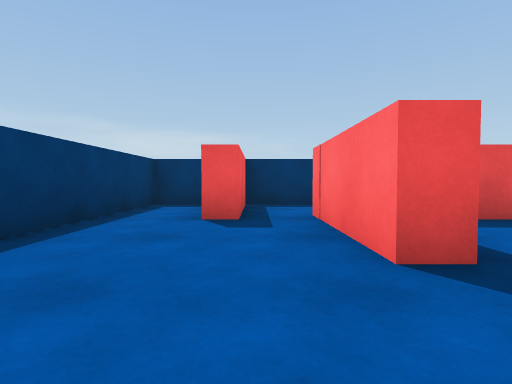
view 1 (above)

23 first-person views from a walk through a Unity game level. The camera is 0.51 m above the floor, tilts 2° down and sees 80° across. The floor is counted in squares, 1 m on a side. Each view is taken from the middle of a square. On the plan, view 1 faces up. The plan holds only what a view shows up to about 9 squares ahead; the rest is blank. The player is left out.

view 2
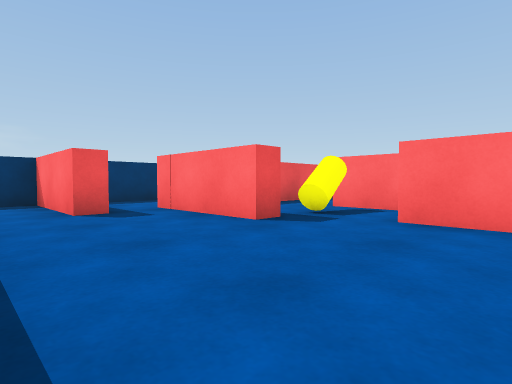

view 3
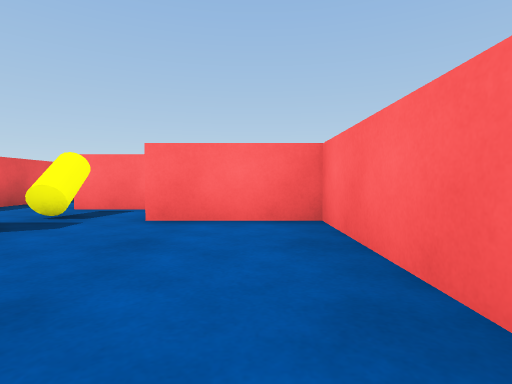

view 4
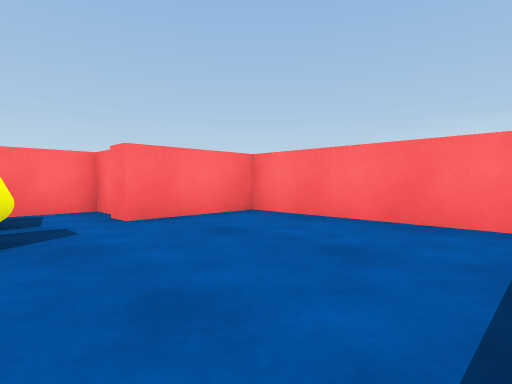

view 5
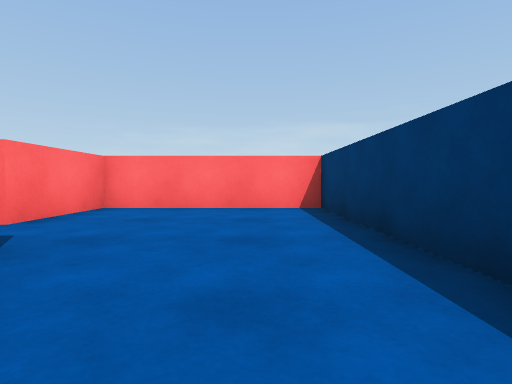

view 6
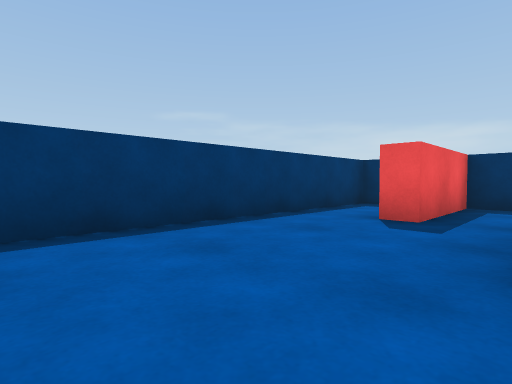

view 7
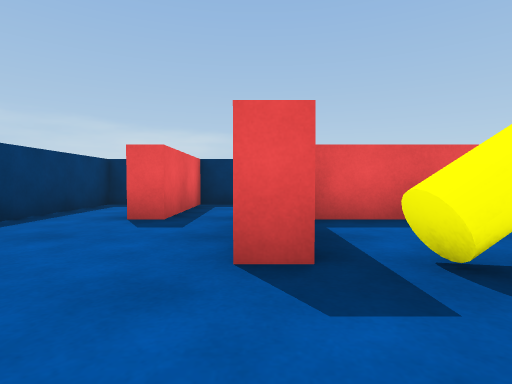

view 8
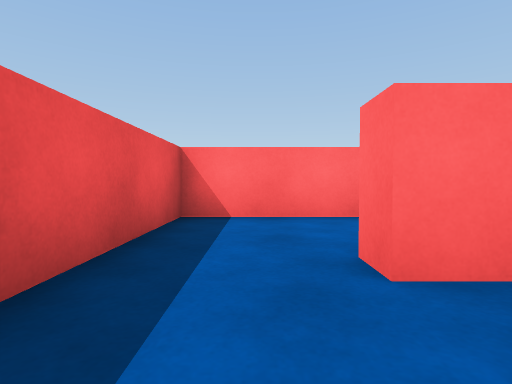

view 9
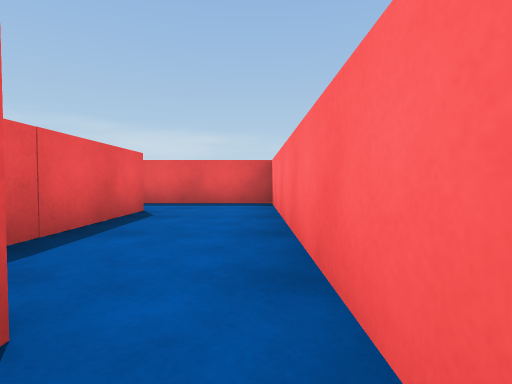

view 10
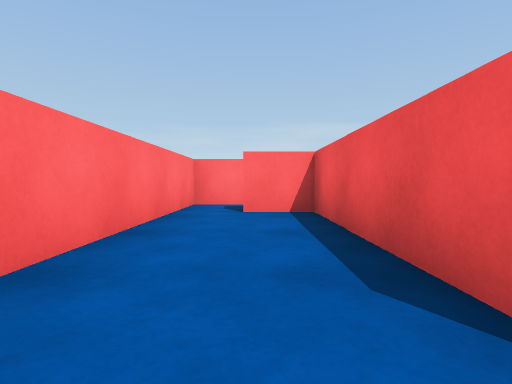

view 11
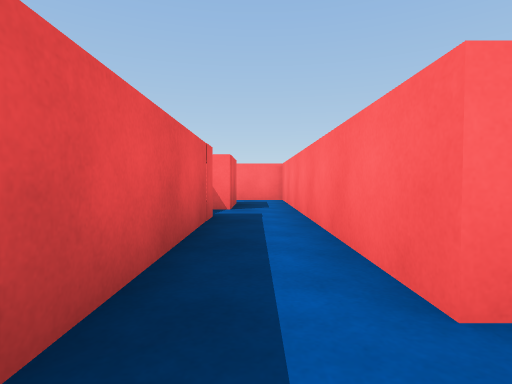

view 12
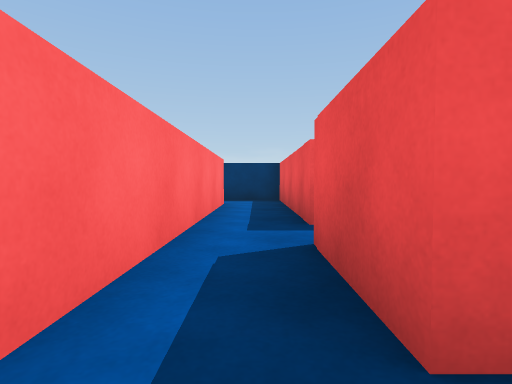

view 13
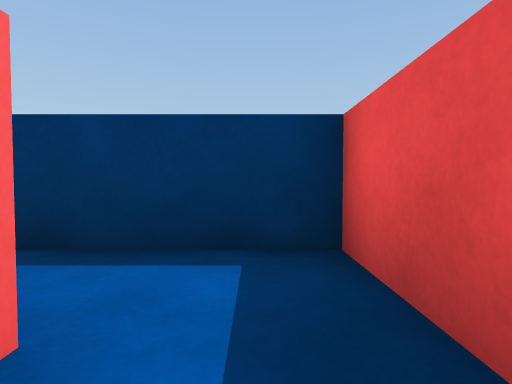

view 14
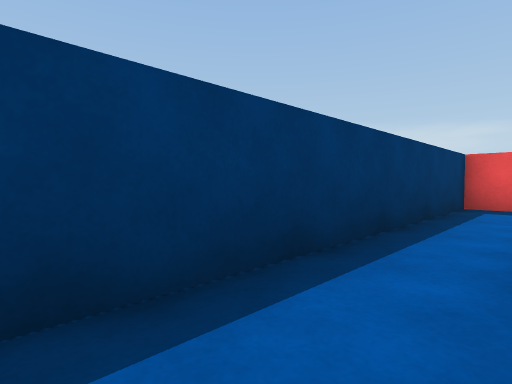

view 15
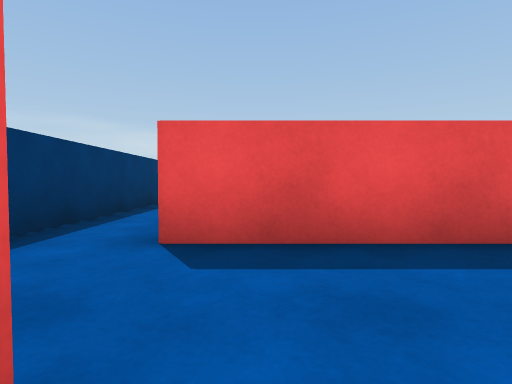

view 16
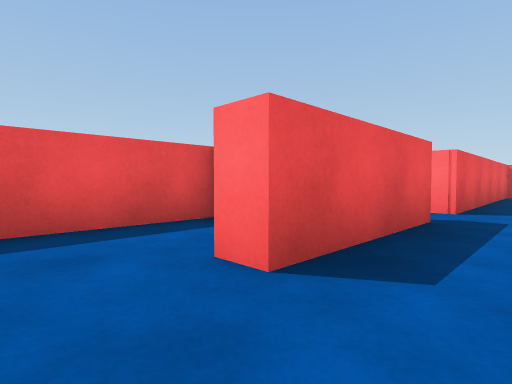

view 17
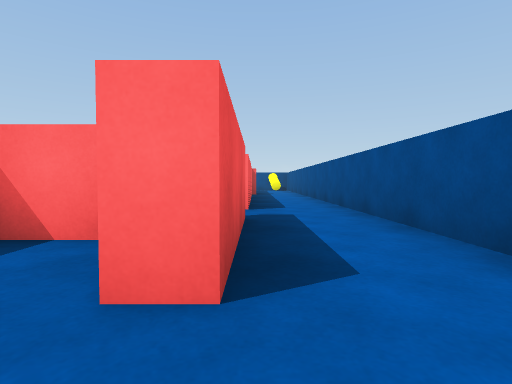

view 18
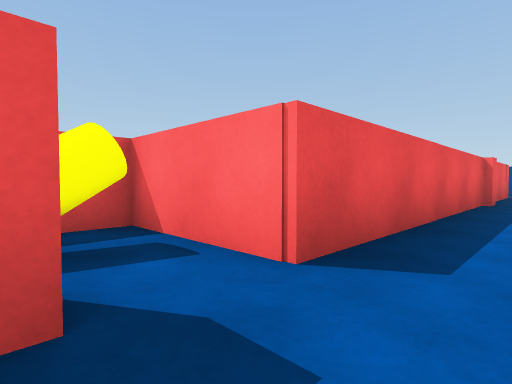

view 19
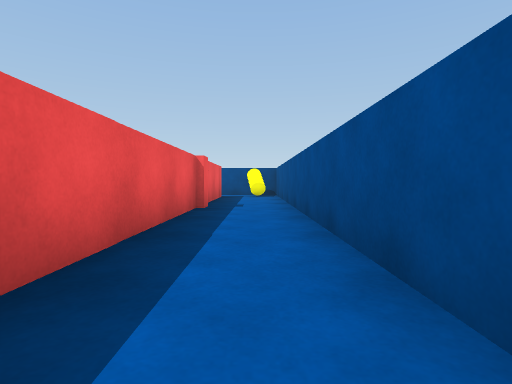

view 20
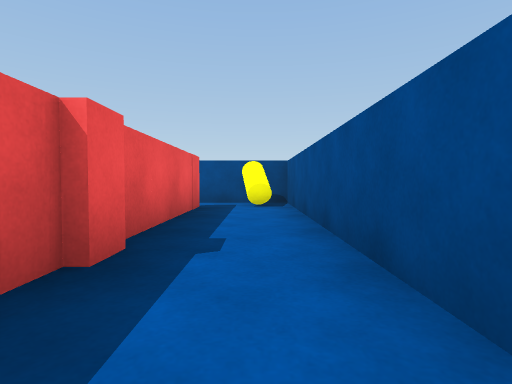

view 21
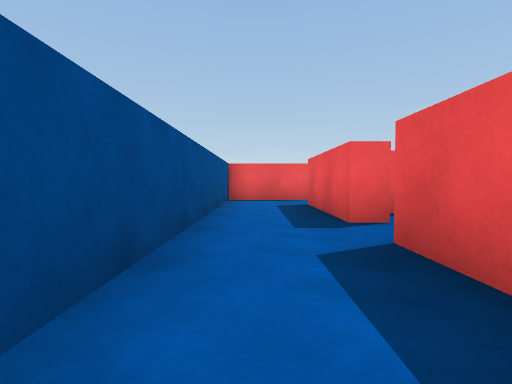

view 22
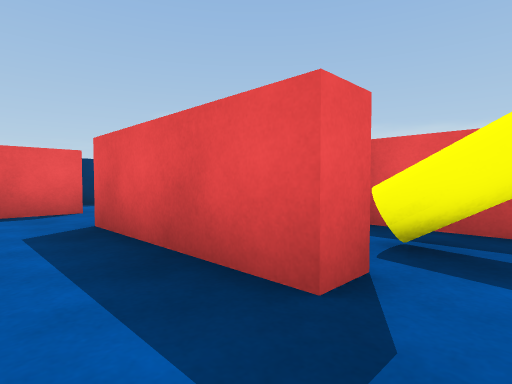

view 23
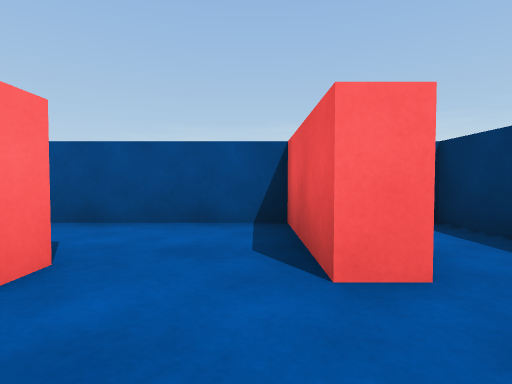

### Floor plan
Ten units are one square. View 1 is at (0, 0); x grows to the right and y downward. Boxes are objects, and circles mark ways between rooms. Rooms are numbered by the first view taken in them; rooms with no view inside come last. Other rooms are left out.
<svg viewBox="-27 -73 204 206">
<path fill="none" stroke="#000" d="M-2 -41 -7 -41 -7 -68 -22 -68 -22 19 19 19 19 -4 25 -4M14 -19 9 -19 9 -46M29 -3 35 -3 35 -23M35 -41 18 -41M35 -23 40 -23 40 20 52 20 52 25 35 25M34 37 64 37 64 -41 35 -41M25 24 -22 24 -22 44M-10 37 34 37M35 25 35 21M-10 105 -4 105M26 98 26 85 -9 85M43 109 12 109 12 102M119 109 55 109M124 110 118 110M-4 105 -4 128 172 128 172 106M162 109 126 109M43 102 43 109M55 109 55 85 34 85"/>
<rect x="15" y="-25" width="10" height="10" fill="#bbb"><title>other object</title></rect>
<rect x="45" y="85" width="10" height="10" fill="#bbb"><title>other object</title></rect>
<circle cx="25" cy="-20" r="3" fill="#2a7"/>
<circle cx="40" cy="-30" r="3" fill="#2a7"/>
<circle cx="45" cy="30" r="3" fill="#2a7"/>
<circle cx="5" cy="110" r="3" fill="#2a7"/>
<circle cx="50" cy="120" r="3" fill="#2a7"/>
<text x="-10" y="-20">1</text>
<text x="20" y="-30">2</text>
<text x="50" y="0">3</text>
<text x="10" y="30">4</text>
<text x="0" y="90">5</text>
<text x="70" y="120">6</text>
<text x="50" y="100">7</text>
</svg>
Room 1 opens to room 2. Room 2 opens to room 3. Room 3 opens to room 4. Room 5 opens to room 6. Room 6 opens to room 7.

Where each view was taken, in squares from view 1:
view 1: 0 up, 0 right, facing up
view 2: 1 down, 2 left, facing up-right
view 3: 1 down, 2 left, facing right
view 4: 2 up, 2 left, facing down-right
view 5: 4 up, 1 left, facing down
view 6: 0 up, 1 right, facing up-left
view 7: 0 up, 1 right, facing up
view 8: 3 up, 2 right, facing right
view 9: 3 down, 6 right, facing up
view 10: 3 up, 5 right, facing down
view 11: 3 down, 2 left, facing right
view 12: 3 down, 6 right, facing left
view 13: 3 down, 0 right, facing left
view 14: 9 down, 1 left, facing up-left
view 15: 11 down, 0 right, facing up
view 16: 12 down, 0 right, facing up-right
view 17: 11 down, 0 right, facing right
view 18: 12 down, 4 right, facing up-right
view 19: 12 down, 6 right, facing right
view 20: 12 down, 10 right, facing right
view 21: 12 down, 8 right, facing left
view 22: 12 down, 5 right, facing up-left
view 23: 9 down, 0 right, facing down
